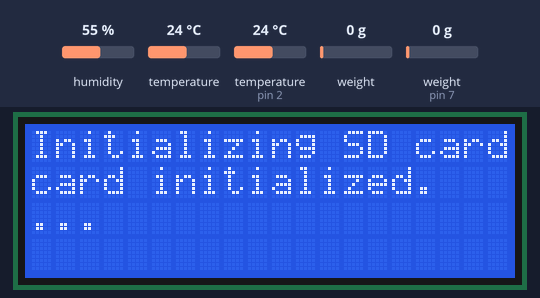
Bench run of a sketch on a simulated Arduino Uno, built with avr-gcc and run on an emulated ATmega328P. Parts: 20×4 character LCD. The test bench sets the inputs (shaded band); at power-on: weight on the scale 0 g, humidity 55 %, temperature 24 °C, temperature (sensor on pin 2) 24 °C, weight on the scale (sensor on pin 7) 0 g. The local clock reads 2024-03-15 10:24:30 at power-on unless the sketch sets it; storage starts empty.

Above: at 2.2 s.
3.6 s: weight on the scale (sensor 0) set to 100 g
At 5.5 s:
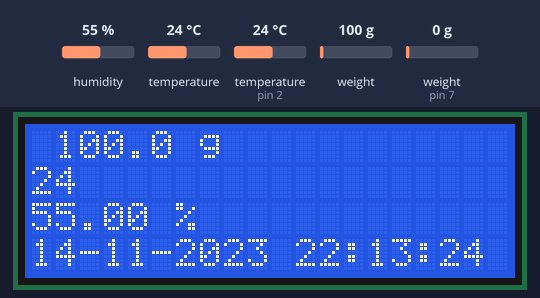
6.0 s: weight on the scale (sensor 0) set to 1250 g
At 7.9 s:
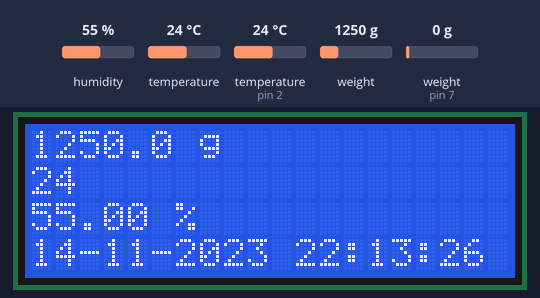
8.2 s: weight on the scale (sensor 0) set to 2500 g
At 10.3 s:
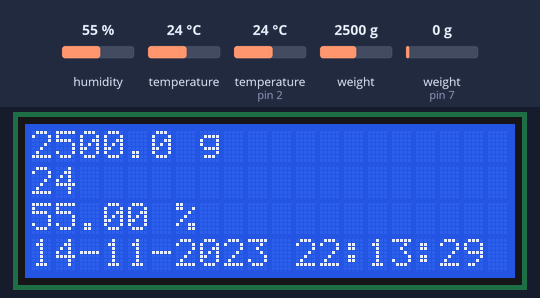
Timing chart, 0 to 11.8 s (numbered marks = the images above; inputs shaded):
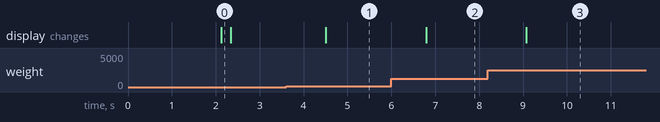

Measured:
- after the input at 3.6 s, the display: changes after 0.90 s (image 1)
- after the input at 6.0 s, the display: changes after 0.79 s (image 2)
- after the input at 8.2 s, the display: changes after 0.87 s (image 3)

The sketch:

Bee_v1.ino
```cpp
#include <Wire.h>
#include <LiquidCrystal_I2C.h>
#include <DS3231.h>
#include "HX711.h"
#include "DHT.h"
// include the SD library:
#include <SPI.h>
#include <SD.h>


LiquidCrystal_I2C lcd(0x3F, 20, 4);
DS3231 clock;
RTCDateTime dt;
HX711 waga;     //fiolet 6 / zielony 7 / czerwony VCC / niebieski / GND
char odczyt[6];
float ciezar, ciezar_zmiana;

DHT dht;
const int chipSelect = 4; //PIN SD CARD
void setup() {
  clock.begin();                          //inicjalizacja RTC
  clock.setDateTime(__DATE__, __TIME__);  // Set sketch compiling time
  waga.begin(7, 6);                     //inicjalizacja wagi
  lcd.begin();                            //inicjalizacja ekranu
  lcd.backlight();
  waga.set_scale(419341.0 / 1700);
  waga.tare(20);
  dht.setup(2); // data pin 2
  lcd.clear();
  lcd.setCursor(0, 0);
  lcd.print("Initializing SD card...");

  // see if the card is present and can be initialized:

  lcd.setCursor(0, 1);
  if (!SD.begin(chipSelect)) {
    lcd.println("Card failed, or not present");
    // don't do anything more:
    return;
  }
  lcd.println("card initialized.");
  delay(200);

  lcd.clear();
}


void loop() {
  File dataFile = SD.open("log.csv", FILE_WRITE);
  String dataString = "";   //stron przechowujący wiersz
  ciezar = waga.get_units(10);  //get_unnits (ilosc pomiarow)
  dtostrf(ciezar, 6, 1, odczyt);
  float humidity = dht.getHumidity();
  float temperature = dht.getTemperature();
  clock.forceConversion();
  dt = clock.getDateTime();


  if (ciezar_zmiana != ciezar) {
    waga.power_down();

    lcd.setCursor(0, 0);
    lcd.print(odczyt);  lcd.print(" g");

    lcd.setCursor(0, 1);
    lcd.print(int(temperature)); //lcd.print(" *C RTCt="); lcd.print(clock.readTemperature());

    lcd.setCursor(0, 2);
    lcd.print(humidity);  lcd.print(" %");

    lcd.setCursor(0, 3);
    lcd.print(clock.dateFormat("d-m-Y H:i:s", dt));
  }
  ciezar_zmiana = ciezar;
  waga.power_up();


  dataString += String(clock.dateFormat("d-m-Y H:i:s", dt));
  dataString += String(";");
  dataString += String(odczyt);
  dataString += String(";");
  dataString += String(temperature);
  dataString += String(";");
  dataString += String(clock.readTemperature());
  dataString += String(";");
  dataString += String(humidity);
/*
  delay(900);
  // if the file is available, write to it:
  lcd.setCursor(9, 0);
  if (dataFile) {
    dataFile.println(dataString);
    dataFile.close();
    // print to the serial port too:
    lcd.print("ZAPIS...   ");
  }
  // if the file isn't open, pop up an error:
  else {
    lcd.print("  error    ");
  }
  */
  delay(100);
  lcd.setCursor(9, 0);
  lcd.print("           ");

}
```
